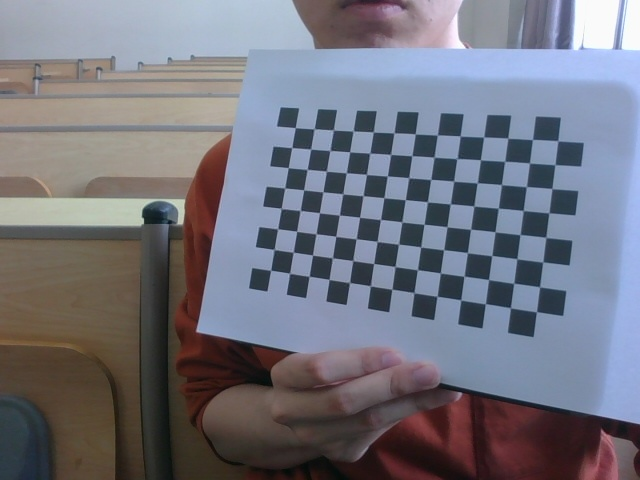
//> input picture calibration_img_camera0/img_0.jpg, 640 x 480 px; its folder holds only this picture in this run
$ ./calibration   (built with g++ and OpenCV 4)
//> lines starting //> are read from the running program, lines starting //| are printed output that depends on the picture; after the words box and inside, x2 and y2 are one past the last pixel; in counts of white or black regions, pixels touching at a corner belong together
#include <opencv2/opencv.hpp>
#include <opencv2/calib3d/calib3d.hpp>
#include <opencv2/highgui/highgui.hpp>
#include <opencv2/imgproc/imgproc.hpp>
#include <stdio.h>
#include <iostream>
#include <fstream>
#include <iostream>
#include <io.h>
#include <direct.h>

// Defining the dimensions of checkerboard
int CHECKERBOARD[2]{ 8,13 };
float scale = 1.5;
std::string path = "./calibration_img_camera0/*.jpg";
std::string mpath = "./calibrate_matrix/";
std::string mname = "camera0.txt";
std::string dname = "camera0_dis.txt";

template<typename _T>
static void writeStream(std::ofstream& file, const _T* data, int rows, int cols, int matStep, int cn);
void saveAsText(std::string filename, cv::InputArray _src);

int main(int argc, char **argv)
{
	// Creating vector to store vectors of 3D points for each checkerboard image
	std::vector<std::vector<cv::Point3f> > objpoints;

	// Creating vector to store vectors of 2D points for each checkerboard image
	std::vector<std::vector<cv::Point2f> > imgpoints;

	// Defining the world coordinates for 3D points
	std::vector<cv::Point3f> objp;
	for (int i{ 0 }; i < CHECKERBOARD[1]; i++)
	{
		for (int j{ 0 }; j < CHECKERBOARD[0]; j++)
			objp.push_back(cv::Point3f(scale * j, scale * i, 0));
	}


	// Extracting path of individual image stored in a given directory
	std::vector<cv::String> images;
	// Path of the folder containing checkerboard images

	if (argc > 1)
	{
		std::string fpath;
		fpath = argv[1];
		path = fpath + "*.jpg";
		if (argc == 3)
		{
			mname = argv[2];
		}
		else if (argc == 4)
		{
			mname = argv[2];
			dname = argv[3];
		}
	}

	cv::glob(path, images);

	cv::Mat frame, gray;
	// vector to store the pixel coordinates of detected checker board corners
	std::vector<cv::Point2f> corner_pts;
	bool success;

	// Looping over all the images in the directory
	for (int i{ 0 }; i < images.size(); i++)
	{
		frame = cv::imread(images[i]);
//> frame is the input picture: 480 rows x 640 cols, CV_8UC3; mean B, G, R 125.8, 115.3, 114.4
		cv::cvtColor(frame, gray, cv::COLOR_BGR2GRAY);
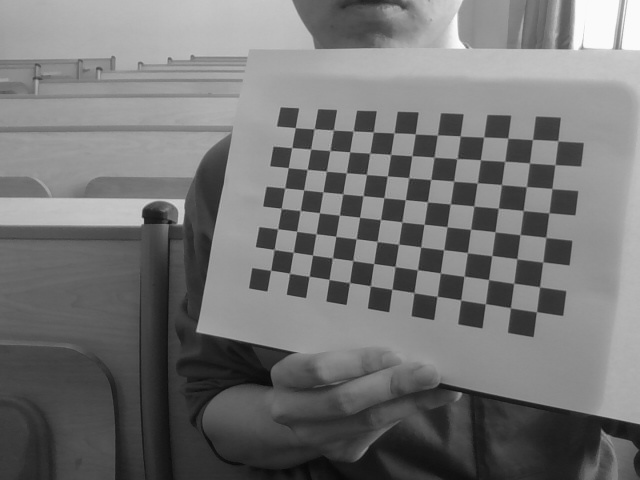
//> gray: 480 rows x 640 cols, CV_8UC1; min 8, max 254, mean 116.2

		// Finding checker board corners
		// If desired number of corners are found in the image then success = true
		success = cv::findChessboardCorners(gray, cv::Size(CHECKERBOARD[0], CHECKERBOARD[1]), corner_pts, cv::CALIB_CB_ADAPTIVE_THRESH | cv::CALIB_CB_FAST_CHECK | cv::CALIB_CB_NORMALIZE_IMAGE);
//> success = true; corner_pts = 104 Points (x, y), first 12: [270.7, 270.2], [274.1, 249.3], [277.6, 228.7], [281, 208.1], [284.7, 188.1], [288.2, 167.6], [291.9, 147.5], [295.2, 127.6], [289.5, 273.3], [293.3, 252.2], [296.6, 231.2], [300.2, 210.6]

		/*
		 * If desired number of corner are detected,
		 * we refine the pixel coordinates and display
		 * them on the images of checker board
		*/
		if (success)
		{
			cv::TermCriteria criteria(cv::TermCriteria::EPS | cv::TermCriteria::MAX_ITER, 30, 0.001);

			// refining pixel coordinates for given 2d points.
			cv::cornerSubPix(gray, corner_pts, cv::Size(11, 11), cv::Size(-1, -1), criteria);
//> corner_pts = 104 Points (x, y), first 12: [270.6, 270.3], [274.2, 249.5], [277.6, 228.8], [281.3, 208.5], [284.7, 187.9], [288.3, 167.7], [291.7, 147.6], [295.4, 127.7], [289.6, 273.3], [293.2, 252.2], [296.7, 231.3], [300.2, 210.5]

			// Displaying the detected corner points on the checker board
			cv::drawChessboardCorners(frame, cv::Size(CHECKERBOARD[0], CHECKERBOARD[1]), corner_pts, success);
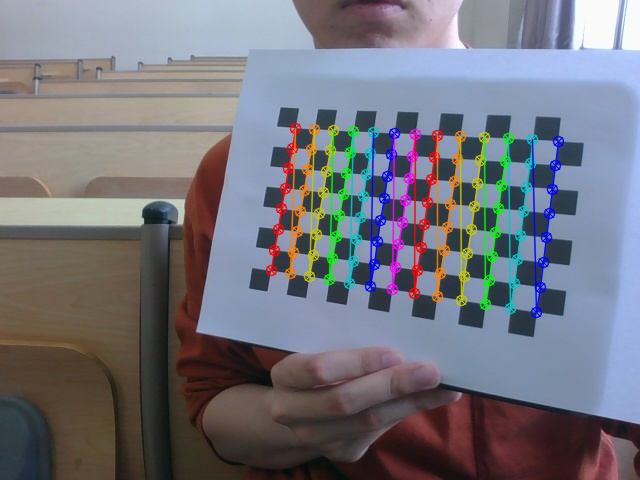
//> frame: 480 rows x 640 cols, CV_8UC3; 6.29% of pixels changed, all inside (x1, y1, x2, y2) = (265, 122, 565, 319)

			objpoints.push_back(objp);
			imgpoints.push_back(corner_pts);
//> imgpoints = 1 point lists
		}

		cv::imshow("Image", frame);
		cv::waitKey(0);
	}

	cv::destroyAllWindows();

	cv::Mat cameraMatrix, distCoeffs, R, T;

	/*
	 * Performing camera calibration by
	 * passing the value of known 3D points (objpoints)
	 * and corresponding pixel coordinates of the
	 * detected corners (imgpoints)
	*/
	cv::calibrateCamera(objpoints, imgpoints, cv::Size(gray.rows, gray.cols), cameraMatrix, distCoeffs, R, T);
//> cameraMatrix = [[579.9, 0, 200.3], [0, 629.2, 278.9], [0, 0, 1]]; distCoeffs = [0.0537, 0.142, -0.00158, -0.028, -0.248]; R = [[-0.427, 0.19, -1.37]]; T = [[5.35, -0.595, 43.67]]

	std::cout << "cameraMatrix : " << cameraMatrix << std::endl;
//| cameraMatrix : [579.868372951365, 0, 200.2504773474908;
//|  0, 629.2148266304229, 278.8555982147001;
//|  0, 0, 1]
	std::cout << "distCoeffs : " << distCoeffs << std::endl;
//| distCoeffs : [0.05370011990509994, 0.141981346428178, -0.001580745326322425, -0.02797447306908467, -0.2476099978775487]
	std::cout << "Rotation vector : " << R << std::endl;
//| Rotation vector : [-0.427378158345145, 0.190375994682068, -1.367201107793126]
	std::cout << "Translation vector : " << T << std::endl;
//| Translation vector : [5.353749479259218, -0.5952078689872593, 43.67114056542365]

	if (_access(mpath.c_str(), 0) == -1)
		_mkdir(mpath.c_str());
	std::string pinmatrix = mpath + mname;
	std::string pdimatrix = mpath + dname;
	saveAsText(pinmatrix, cameraMatrix);
//> in saveAsText, `cv::Mat src = _src.getMat();`: src = [[579.9, 0, 200.3], [0, 629.2, 278.9], [0, 0, 1]]
	saveAsText(pdimatrix, distCoeffs);

	// Trying to undistort the image using the camera parameters obtained from calibration

	cv::Mat image;
	image = cv::imread(images[0]);
	cv::Mat dst, map1, map2, new_camera_matrix;
	cv::Size imageSize(cv::Size(image.cols, image.rows));

	// Refining the camera matrix using parameters obtained by calibration
	new_camera_matrix = cv::getOptimalNewCameraMatrix(cameraMatrix, distCoeffs, imageSize, 1, imageSize, 0);
//> new_camera_matrix = [[545, 0, 181.8], [0, 596.5, 282.6], [0, 0, 1]]

	// Method 2 to undistort the image
	cv::initUndistortRectifyMap(cameraMatrix, distCoeffs, cv::Mat(), new_camera_matrix, imageSize, CV_16SC2, map1, map2);
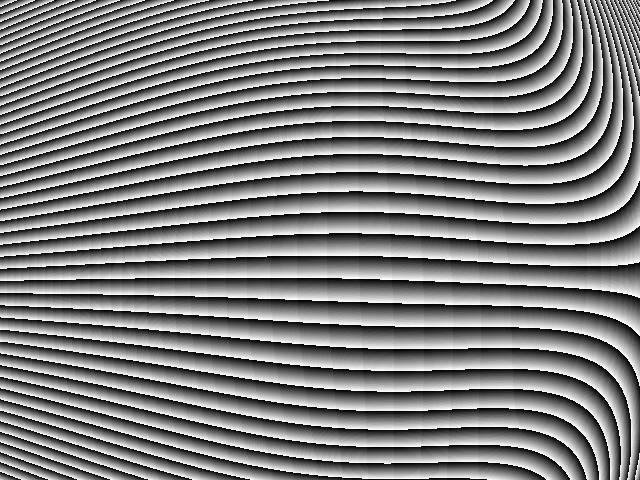
//> map2: 480 rows x 640 cols, CV_16UC1; min 0, max 1023, mean 511.8; drawn with min black and max white

	cv::remap(image, dst, map1, map2, cv::INTER_LINEAR);
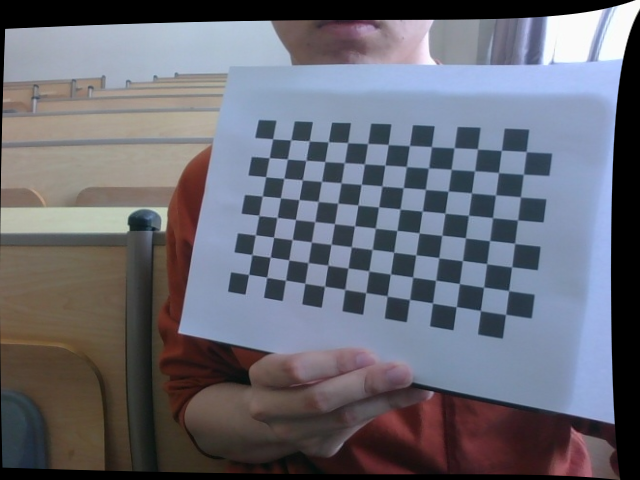
//> dst: 480 rows x 640 cols, CV_8UC3; mean B, G, R 115.5, 105.2, 104.2

	//Displaying the undistorted image
	cv::imshow("undistorted image", dst);
	std::string img_path = "./undis_img/";
	if (_access(img_path.c_str(), 0) == -1)
		_mkdir(img_path.c_str());
	cv::imwrite(img_path + "0.jpg", dst);
	cv::waitKey(0);

	for (int i = 1; i < images.size(); ++i)
	{
		image = cv::imread(images[i]);
		cv::remap(image, dst, map1, map2, cv::INTER_LINEAR);
		cv::imshow("undistorted image", dst);
		cv::imwrite(img_path + "undis_" + std::to_string(i) + ".jpg", dst);
		cv::waitKey(0);
	}

	return 0;
}

template<typename _T>
static void writeStream(std::ofstream& file, const _T* data, int rows, int cols, int matStep, int cn)
{
	int x, y;
	for (y = 0; y < rows; y++)
	{
		const _T* pData = data + y * matStep;
		for (x = 0; x < cols*cn; x += cn)
		{
			if (cn == 1)
			{
				file << pData[x] << "\t";//单通道数据，每列数据用Tab隔开
				continue;
			}
			for (int channel = 0; channel < cn; channel++)
				file << pData[x + channel] << (channel + 1 < cn ? "," : "\t");//多通道数据，同一列不同通道用','隔开，									//每列数据用Tab隔开
		}
		file << std::endl;
	}
}

void saveAsText(std::string filename, cv::InputArray _src)
{
	std::ofstream outFile(filename.c_str(), std::ios_base::out);
	if (!outFile.is_open())
	{
		std::cout << "Fail to open file (" << filename << ")" << std::endl;
		return;
	}

	cv::Mat src = _src.getMat();//此方法不支持vector<Mat>或vector<vector<>>，具体可参考OpenCV源码(core/src/matrix.cpp)
	CV_Assert(src.empty() == false);

	int depth = src.depth();
	int matStep = (int)(src.step / src.elemSize1());
	const uchar* data = src.data;
	int cn = src.channels();
	int rows = src.rows;
	int cols = src.cols;

	if (depth == CV_8U)
		writeStream(outFile, (const uchar*)data, rows, cols, matStep, cn);
	else if (depth == CV_8S)
		writeStream(outFile, (const schar*)data, rows, cols, matStep, cn);
	else if (depth == CV_16U)
		writeStream(outFile, (const ushort*)data, rows, cols, matStep, cn);
	else if (depth == CV_16S)
		writeStream(outFile, (const short*)data, rows, cols, matStep, cn);
	else if (depth == CV_32S)
		writeStream(outFile, (const int*)data, rows, cols, matStep, cn);
	else if (depth == CV_32F)
	{
		std::streamsize pp = outFile.precision();
		outFile.precision(16);//控制输出精度，可以自行修改
		writeStream(outFile, (const float*)data, rows, cols, matStep, cn);
		outFile.precision(pp);//恢复默认输出精度
	}
	else if (depth == CV_64F)
	{
		std::streamsize pp = outFile.precision();
		outFile.precision(16);
		writeStream(outFile, (const double*)data, rows, cols, matStep, cn);
		outFile.precision(pp);
	}
	else
		std::cout << "unsupported format" << std::endl;
	outFile.close();
}

$ run again, on calibration_img_camera0/img_14.jpg
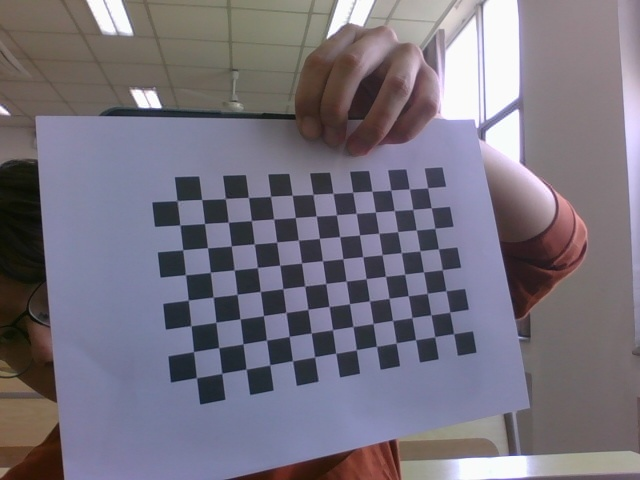
//> input picture calibration_img_camera0/img_14.jpg, 640 x 480 px
//> frame is the input picture: 480 rows x 640 cols, CV_8UC3; mean B, G, R 125.6, 113.4, 118.5
//> `success = cv::findChessboardCorners(gray, cv::Size(CHECKERBOARD[0], CH..`: success = true; corner_pts = 104 Points (x, y), first 12: [427.5, 187.7], [431.4, 208.1], [434.7, 228.1], [438.2, 249.1], [441.9, 269.5], [445.3, 291.3], [449.6, 311.7], [452.9, 334.3], [409.6, 188.9], [412.8, 209.4], [416.2, 230.2], [419.9, 251]
//> `cv::cornerSubPix(gray, corner_pts, cv::Size(11, 11), cv::Size(-1, -1),..`: corner_pts = 104 Points (x, y), first 12: [427.5, 187.8], [431.3, 207.7], [434.8, 228.3], [438.4, 248.8], [442.2, 269.8], [445.9, 290.7], [449.7, 312.2], [453.6, 333.6], [409.4, 188.9], [412.7, 209.5], [416.4, 229.9], [419.8, 250.9]
//> `cv::drawChessboardCorners(frame, cv::Size(CHECKERBOARD[0], CHECKERBOAR..`:
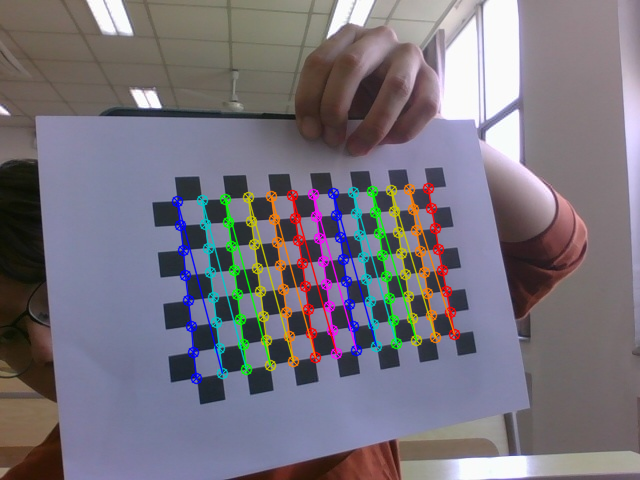
//> frame: 480 rows x 640 cols, CV_8UC3; 6.31% of pixels changed, all inside (x1, y1, x2, y2) = (171, 182, 461, 385)
//> imgpoints = 1 point lists
//> cameraMatrix = [[149.5, 0, 184.8], [0, 147.6, 276.1], [0, 0, 1]]; distCoeffs = [-0.0104, 0.00457, -0.000732, 0.00117, -0.000315]; R = [[-0.111, -0.0448, 1.46]]; T = [[17.35, -6.39, 10.76]]
//| cameraMatrix : [149.4528820564665, 0, 184.8088138017832;
//|  0, 147.6193389358166, 276.0842540313224;
//|  0, 0, 1]
//| distCoeffs : [-0.01040160694371545, 0.004566065135292474, -0.0007320668415935704, 0.001171324839449918, -0.0003146261036773529]
//| Rotation vector : [-0.1107734154866902, -0.04481580401509799, 1.464157718385096]
//| Translation vector : [17.35463710831226, -6.387465505430242, 10.75708831002823]
//> src = [[149.5, 0, 184.8], [0, 147.6, 276.1], [0, 0, 1]]
//> new_camera_matrix = [[149, 0, 186.3], [0, 147.1, 275.1], [0, 0, 1]]
//> `cv::remap(image, dst, map1, map2, cv::INTER_LINEAR);`:
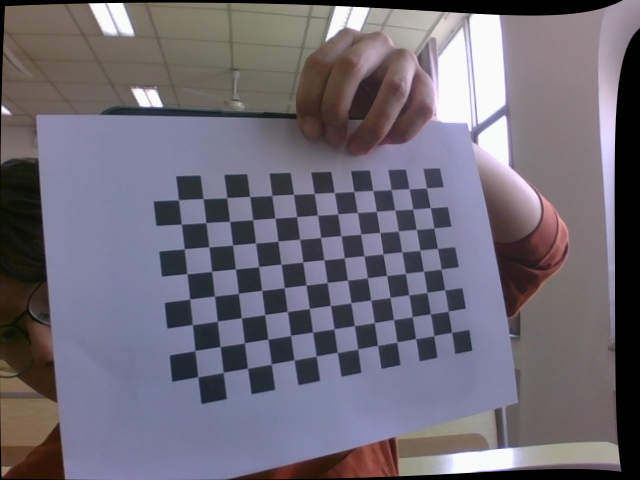
//> dst: 480 rows x 640 cols, CV_8UC3; mean B, G, R 117.9, 106.1, 110.6

$ run again, on calibration_img_camera0/img_15.jpg
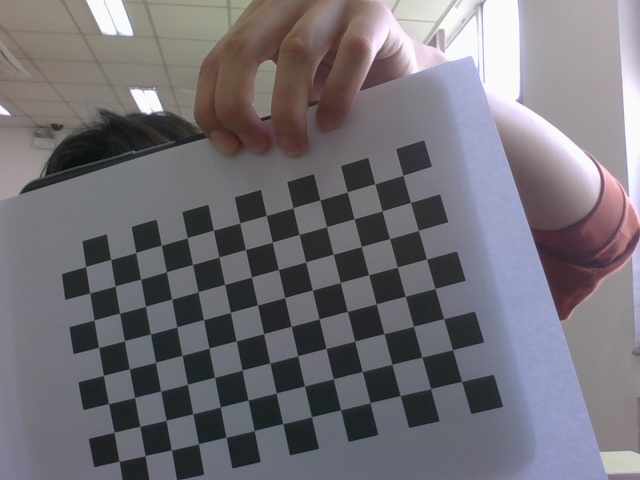
//> input picture calibration_img_camera0/img_15.jpg, 640 x 480 px
//> frame is the input picture: 480 rows x 640 cols, CV_8UC3; mean B, G, R 117.3, 111.2, 114.3
//> `success = cv::findChessboardCorners(gray, cv::Size(CHECKERBOARD[0], CH..`: success = true; corner_pts = 104 Points (x, y), first 12: [403, 175.4], [410.4, 202.6], [418.6, 230.5], [426.5, 258.9], [435.2, 288.6], [443.6, 318.3], [452.6, 349.6], [461.3, 381.5], [374.4, 184], [382.1, 210.8], [389.5, 238.6], [397.6, 267.1]
//> `cv::cornerSubPix(gray, corner_pts, cv::Size(11, 11), cv::Size(-1, -1),..`: corner_pts = 104 Points (x, y), first 12: [402.9, 175.4], [410.5, 202.4], [418.4, 230.5], [426.5, 259], [434.9, 288.5], [443.6, 318.6], [452.5, 349.7], [461.6, 381.4], [374.8, 183.7], [382.1, 211], [389.5, 238.6], [397.2, 267.2]
//> `cv::drawChessboardCorners(frame, cv::Size(CHECKERBOARD[0], CHECKERBOAR..`:
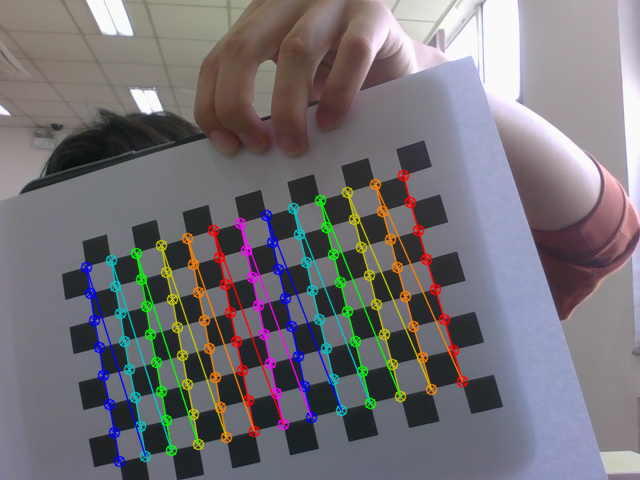
//> frame: 480 rows x 640 cols, CV_8UC3; 7.35% of pixels changed, all inside (x1, y1, x2, y2) = (80, 169, 469, 468)
//> imgpoints = 1 point lists
//> cameraMatrix = [[1314, 0, 98.93], [0, 1411.3, 90.94], [0, 0, 1]]; distCoeffs = [-0.669, 4.28, 0.0203, 0.0434, -8.89]; R = [[-0.138, 0.575, 1.3]]; T = [[16.03, 4.12, 69.85]]
//| cameraMatrix : [1314.013179626836, 0, 98.93163270168702;
//|  0, 1411.290723577683, 90.93874382080817;
//|  0, 0, 1]
//| distCoeffs : [-0.668875372895992, 4.275672280552258, 0.02027774075545856, 0.04342761201132966, -8.889871207820587]
//| Rotation vector : [-0.1379333172878962, 0.5753408545434514, 1.297967114997571]
//| Translation vector : [16.02876239044517, 4.116352893413879, 69.85071066615808]
//> src = [[1314, 0, 98.93], [0, 1411.3, 90.94], [0, 0, 1]]
//> new_camera_matrix = [[1316.1, 0, 106.9], [0, 1373.3, 93.31], [0, 0, 1]]
//> `cv::remap(image, dst, map1, map2, cv::INTER_LINEAR);`:
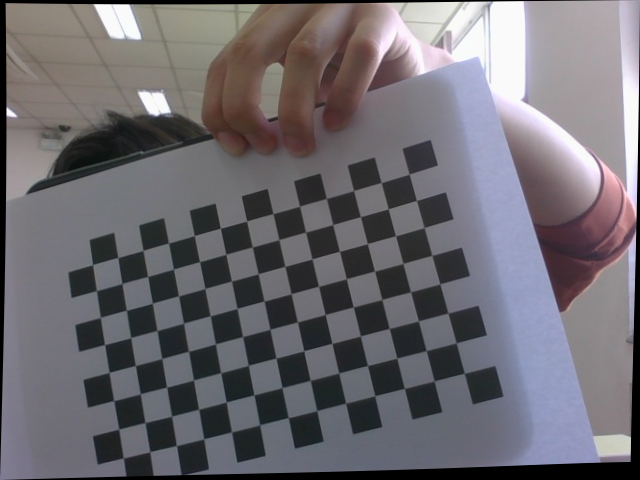
//> dst: 480 rows x 640 cols, CV_8UC3; mean B, G, R 112.4, 106.7, 109.6

$ run again, on calibration_img_camera0/img_16.jpg
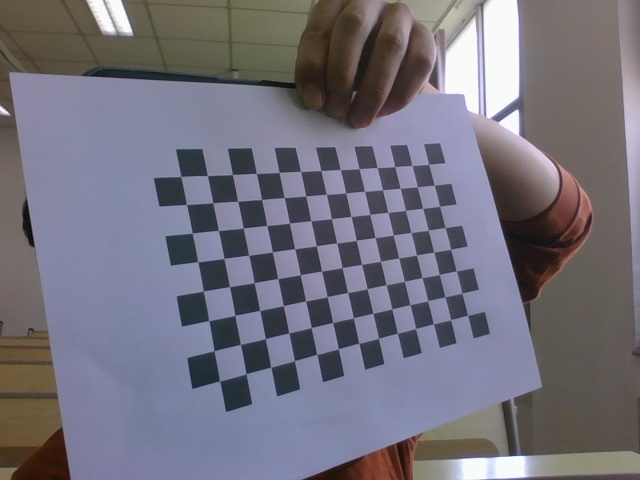
//> input picture calibration_img_camera0/img_16.jpg, 640 x 480 px
//> frame is the input picture: 480 rows x 640 cols, CV_8UC3; mean B, G, R 124.6, 112.9, 115.3
//> `cv::cvtColor(frame, gray, cv::COLOR_BGR2GRAY);`:
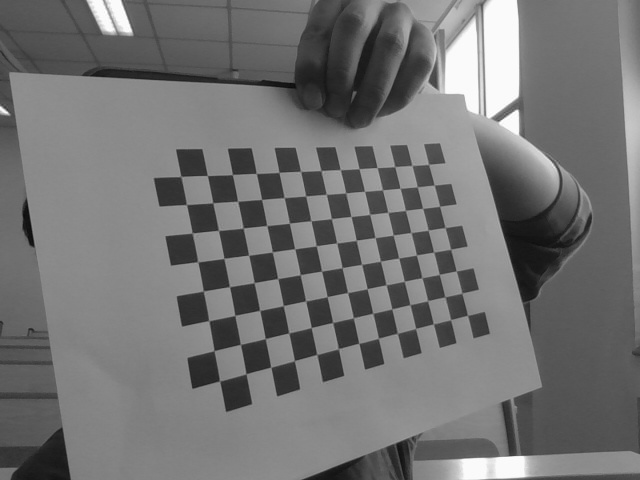
//> gray: 480 rows x 640 cols, CV_8UC1; min 10, max 255, mean 114.9
//> `success = cv::findChessboardCorners(gray, cv::Size(CHECKERBOARD[0], CH..`: success = true; corner_pts = 104 Points (x, y), first 12: [428.6, 164.4], [434.4, 185], [439.6, 206.2], [445.4, 227.6], [450.5, 249.3], [456.2, 271.1], [461.5, 293], [470, 314], [412, 165.3], [417.3, 186.9], [422.4, 208.3], [428, 230.3]
//> `cv::cornerSubPix(gray, corner_pts, cv::Size(11, 11), cv::Size(-1, -1),..`: corner_pts = 104 Points (x, y), first 12: [428.6, 164.4], [434.2, 185], [439.6, 206.3], [445, 227.5], [450.6, 249.3], [456.3, 270.9], [461.8, 293.3], [467.6, 315.3], [411.9, 165.4], [417.3, 186.9], [422.6, 208.3], [428.1, 230.2]
//> frame: 480 rows x 640 cols, CV_8UC3; 6.6% of pixels changed, all inside (x1, y1, x2, y2) = (175, 158, 475, 388)
//> imgpoints = 1 point lists
//> cameraMatrix = [[275.3, 0, 117.5], [0, 266.6, 280.9], [0, 0, 1]]; distCoeffs = [-0.0693, 0.0422, -0.0067, 0.0138, -0.00677]; R = [[-0.263, -0.126, 1.41]]; T = [[20.39, -7.86, 18.4]]
//| cameraMatrix : [275.3290919887535, 0, 117.532983114028;
//|  0, 266.5963003254418, 280.9477975185355;
//|  0, 0, 1]
//| distCoeffs : [-0.06931091374102137, 0.04222894393783931, -0.006695971176135972, 0.01382983925354131, -0.006769646697709576]
//| Rotation vector : [-0.2628729832143871, -0.1259675386667114, 1.409182896690387]
//| Translation vector : [20.38501957693321, -7.863224730408839, 18.40326592760503]
//> src = [[275.3, 0, 117.5], [0, 266.6, 280.9], [0, 0, 1]]
//> new_camera_matrix = [[275.8, 0, 128.1], [0, 256, 276], [0, 0, 1]]
//> `cv::remap(image, dst, map1, map2, cv::INTER_LINEAR);`:
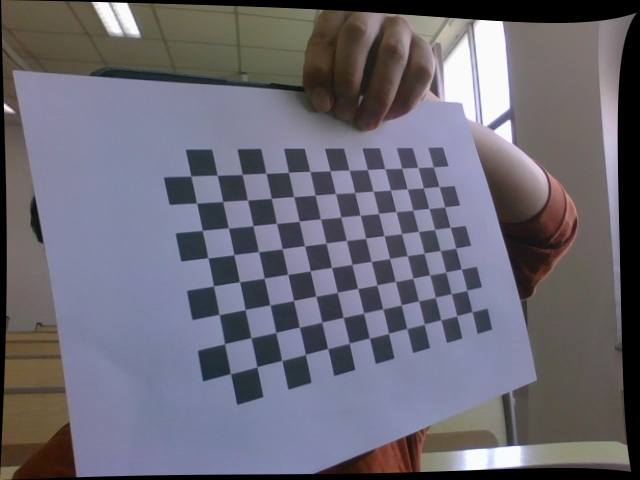
//> dst: 480 rows x 640 cols, CV_8UC3; mean B, G, R 115.9, 104.6, 106.7
